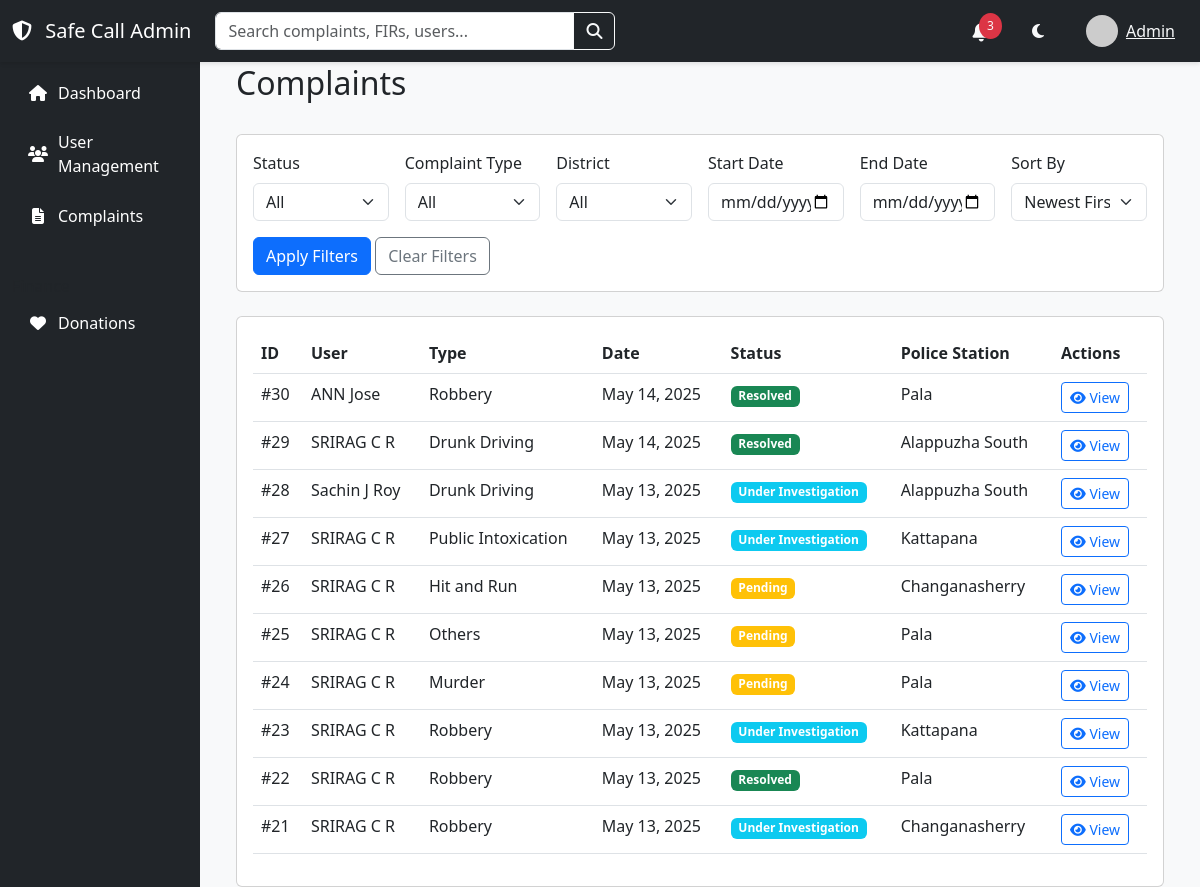
Page /custom-admin/complaints/ (signed in) on the committed database.
### core/models.py (models this page shows, shortened)
class Complaint(models.Model):
    COMPLAINT_TYPES = [
        ('Robbery', 'Robbery'),
        ('Assault', 'Assault'),
        ('Threats', 'Threats'),
        ('Burglary', 'Burglary'),
        ('Vandalism', 'Vandalism'),
        ('Fraud', 'Fraud'),
        ('Harassment', 'Harassment'),
        ('Theft', 'Theft'),
        ('Domestic Violence', 'Domestic Violence'),
        ('Sexual Assault', 'Sexual Assault'),
        ('Kidnapping', 'Kidnapping'),
        ('Stalking', 'Stalking'),
        ('Drunk Driving', 'Drunk Driving'),
        ('Hit and Run', 'Hit and Run'),
        ('Drug Offenses', 'Drug Offenses'),
        ('Public Intoxication', 'Public Intoxication'),
        ('Trespassing', 'Trespassing'),
        ('Hate Crimes', 'Hate Crimes'),
        ('Murder', 'Murder'),
        ('Arson', 'Arson'),
        ('Others', 'Others'),
    ]
    TIME_CHOICES = [
        ('Midnight', '12:00 AM - 12:59 AM'),
        ('Morning', '6:00 AM - 11:59 AM'),
        ('Noon', '12:00 PM - 12:59 PM'),
        ('Afternoon', '1:00 PM - 5:59 PM'),
        ('Evening', '6:00 PM - 8:59 PM'),
        ('Night', '9:00 PM - 11:59 PM'),
    ]
    STATUS_CHOICES = [
        ('Pending', 'Pending'),
        ('Under Investigation', 'Under Investigation'),
        ('Resolved', 'Resolved'),
        ('Rejected', 'Rejected'),
    ]
    user = models.ForeignKey(PublicUser, on_delete=models.CASCADE)
    police_station = models.ForeignKey(PoliceStation, on_delete=models.CASCADE)
    complaint_type = models.CharField(max_length=50, choices=COMPLAINT_TYPES)
    incident_date = models.DateField()
    incident_time = models.CharField(max_length=20, choices=TIME_CHOICES)
    incident_location = models.TextField(default='Location not specified')
    description = models.TextField()
    evidence = models.FileField(upload_to='complaint_evidence/', null=True, blank=True)
    status = models.CharField(max_length=20, choices=STATUS_CHOICES, default='Pending')
    registered_at = models.DateTimeField(auto_now_add=True)
    resolution_date = models.DateTimeField(null=True, blank=True)

class PublicUser(models.Model):
    first_name = models.CharField(max_length=100)
    last_name = models.CharField(max_length=100)
    email = models.EmailField(unique=True)
    phone = models.CharField(max_length=15)
    adhaar = models.CharField(max_length=12, unique=True)
    address = models.TextField(null=True, blank=True)
    district = models.CharField(max_length=100, null=True, blank=True)
    pincode = models.CharField(max_length=6, null=True, blank=True)
    password = models.CharField(max_length=255)
    profile_picture = models.ImageField(upload_to='profile_pictures/', null=True, blank=True)
    date_of_birth = models.DateField(null=True, blank=True)
    gender = models.CharField(max_length=10, choices=[('Male', 'Male'), ('Female', 'Female'), ('Other', 'Other')], null=True, blank=True)
    is_verified = models.BooleanField(default=False)

class PoliceStation(models.Model):
    district = models.CharField(max_length=100)
    location = models.CharField(max_length=255)
    pincode = models.CharField(max_length=6)
    contact = models.CharField(max_length=15)
    email = models.EmailField(unique=True)  # Added email field
    password = models.CharField(max_length=255)
    approved = models.BooleanField(default=False)

### custom_admin/views.py (the view)
# urls.py: path('complaints/', views.ComplaintListView.as_view(), name='complaints'),
class ComplaintListView(SuperUserRequiredMixin, TemplateView):
    template_name = 'admin/complaints.html'
    def get_context_data(self, **kwargs):
        context = super().get_context_data(**kwargs)
        try:
            status = self.request.GET.get('status')
            complaint_type = self.request.GET.get('type')
            district = self.request.GET.get('district')
            sort = self.request.GET.get('sort', '-registered_at')
            start_date = self.request.GET.get('start_date')
            end_date = self.request.GET.get('end_date')
            complaints = Complaint.objects.select_related('user', 'police_station')
            if status:
                complaints = complaints.filter(status=status)
            if complaint_type:
                complaints = complaints.filter(complaint_type=complaint_type)
            if district and district != 'all':
                complaints = complaints.filter(police_station__district=district)
            if start_date:
                complaints = complaints.filter(registered_at__gte=start_date)
            if end_date:
                complaints = complaints.filter(registered_at__lte=end_date)
            if sort == 'oldest':
                complaints = complaints.order_by('registered_at')
            elif sort == 'priority':
                complaints = complaints.order_by('-priority', '-registered_at')
            else:  # newest first (default)
                complaints = complaints.order_by('-registered_at')
            districts = PoliceStation.objects.values_list('district', flat=True).distinct()
            complaint_types = Complaint.objects.values_list('complaint_type', flat=True).distinct()
            context.update({
                'complaints': complaints,
                'districts': districts,
                'complaint_types': complaint_types,
                'current_filters': {
                    'status': status,
                    'type': complaint_type,
                    'district': district,
                    'sort': sort,
                    'start_date': start_date,
                    'end_date': end_date
                }
            })
        except Exception as e:
            messages.error(self.request, f'Error loading complaints: {str(e)}')
            context.update({
                'complaints': [],
                'districts': [],
                'complaint_types': [],
                'current_filters': {}
            })
        return context

### custom_admin/views.py (called while the page is built)
    def test_func(self):
        return self.request.user.is_authenticated and self.request.user.is_superuser

### templates/admin/complaints.html (shortened to what this page needs)
{% extends "admin/base.html" %}
{% block content %}
<div class="container-fluid">
    <div class="d-flex justify-content-between align-items-center mb-4">
        <h1 class="h2">Complaints</h1>
    </div>
    <div class="card mb-4">
        <div class="card-body">
            <form method="GET" class="row g-3">
                <div class="col-md-2">
                    <label class="form-label">Status</label>
                    <select name="status" class="form-select">
                        <option value="">All</option>
                    </select>
                </div>
                <div class="col-md-2">
                    <label class="form-label">Complaint Type</label>
                    <select name="type" class="form-select">
                        <option value="">All</option>
                    </select>
                </div>
                <div class="col-md-2">
                    <label class="form-label">District</label>
                    <select name="district" class="form-select">
                        <option value="">All</option>
                    </select>
                </div>
                <div class="col-md-2">
                    <label class="form-label">Start Date</label>
                    <input type="date" class="form-control" name="start_date" value="{{ current_filters.start_date|default:'' }}">
                </div>
                <div class="col-md-2">
                    <label class="form-label">End Date</label>
                    <input type="date" class="form-control" name="end_date" value="{{ current_filters.end_date|default:'' }}">
                </div>
                <div class="col-md-2">
                    <label class="form-label">Sort By</label>
                    <select name="sort" class="form-select">
                        <option value="-registered_at" {% if current_filters.sort == '-registered_at' %}selected{% endif %}>Newest First</option>
                    </select>
                </div>
                <div class="col-12">
                    <button type="submit" class="btn btn-primary">Apply Filters</button>
                    <a href="{% url 'custom_admin:complaints' %}" class="btn btn-outline-secondary">Clear Filters</a>
                </div>
            </form>
        </div>
    </div>
    <div class="card">
        <div class="card-body">
            <div class="table-responsive">
                <table class="table table-hover">
                    <thead>
                        <tr>
                            <th>ID</th>
                            <th>User</th>
                            <th>Type</th>
                            <th>Date</th>
                            <th>Status</th>
                            <th>Police Station</th>
                            <th>Actions</th>
                        </tr>
                    </thead>
                    <tbody>
                        {% for complaint in complaints %}
                        <tr>
                            <td>#{{ complaint.id }}</td>
                            <td>{{ complaint.user.first_name }} {{ complaint.user.last_name }}</td>
                            <td>{{ complaint.complaint_type }}</td>
                            <td>{{ complaint.registered_at|date:"M d, Y" }}</td>
                            <td>
                                {% if complaint.status == 'Pending' %}
                                    <span class="badge bg-warning">Pending</span>
                                {% elif complaint.status == 'Under Investigation' %}
                                    <span class="badge bg-info">Under Investigation</span>
                                {% elif complaint.status == 'Resolved' %}
                                    <span class="badge bg-success">Resolved</span>
                                {% elif complaint.status == 'Rejected' %}
                                    <span class="badge bg-danger">Rejected</span>
                                {% endif %}
                            </td>
                            <td>
                                {% if complaint.police_station %}
                                    {{ complaint.police_station.location }}
                                {% else %}
                                    <span class="text-muted">Not Assigned</span>
                                {% endif %}
                            </td>
                            <td>
                                <a href="{% url 'custom_admin:complaint_detail' complaint.id %}" class="btn btn-sm btn-outline-primary">
                                    <i class="fas fa-eye"></i> View
                                </a>
                            </td>
                        </tr>
                        {% empty %}
                        <tr>
                            <td colspan="7" class="text-center">No complaints found</td>
                        </tr>
                        {% endfor %}
                    </tbody>
                </table>
            </div>
        </div>
    </div>
</div>
{% endblock %}

### templates/admin/base.html (style rules this page uses)
:root { --primary-bg: #f8f9fa; --sidebar-bg: #212529; --sidebar-hover: #343a40; }
body { background-color: var(--primary-bg); }

### rows in the picture
Complaint: id "30", user.first_name "ANN", user.last_name "Jose", complaint_type "Robbery", registered_at "May 14, 2025", status "Resolved", police_station.location "Pala"
Complaint: id "29", user.first_name "SRIRAG", user.last_name "C R", complaint_type "Drunk Driving", registered_at "May 14, 2025", status "Resolved", police_station.location "Alappuzha South"
Complaint: id "28", user.first_name "Sachin", user.last_name "J Roy", complaint_type "Drunk Driving", registered_at "May 13, 2025", shows "Under Investigation", police_station.location "Alappuzha South"
Complaint: id "27", user.first_name "SRIRAG", user.last_name "C R", complaint_type "Public Intoxication", registered_at "May 13, 2025", shows "Under Investigation", police_station.location "Kattapana"
Complaint: id "26", user.first_name "SRIRAG", user.last_name "C R", complaint_type "Hit and Run", registered_at "May 13, 2025", status "Pending", police_station.location "Changanasherry"
Complaint: id "25", user.first_name "SRIRAG", user.last_name "C R", complaint_type "Others", registered_at "May 13, 2025", status "Pending", police_station.location "Pala"
Complaint: id "24", user.first_name "SRIRAG", user.last_name "C R", complaint_type "Murder", registered_at "May 13, 2025", status "Pending", police_station.location "Pala"
Complaint: id "23", user.first_name "SRIRAG", user.last_name "C R", complaint_type "Robbery", registered_at "May 13, 2025", shows "Under Investigation", police_station.location "Kattapana"
Complaint: id "22", user.first_name "SRIRAG", user.last_name "C R", complaint_type "Robbery", registered_at "May 13, 2025", status "Resolved", police_station.location "Pala"
Complaint: id "21", user.first_name "SRIRAG", user.last_name "C R", complaint_type "Robbery", registered_at "May 13, 2025", shows "Under Investigation", police_station.location "Changanasherry"
